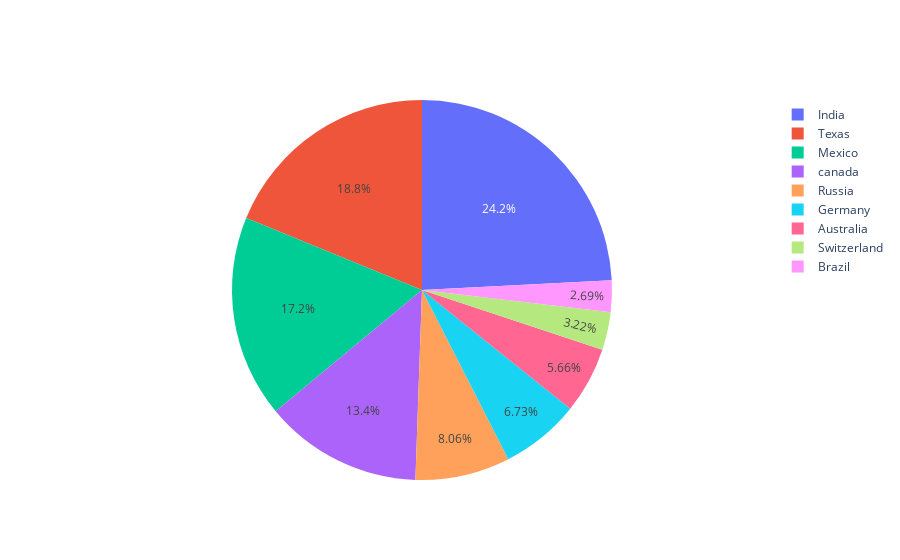

Here is the notebook cell this chart was saved with:
### Code cell
import numpy as np
import plotly
import plotly.graph_objects as go
import plotly.offline as pyo
from plotly.offline import init_notebook_mode
  
init_notebook_mode(connected = True) 
  
# different individual parts in 
# total chart
countries=['India', 'canada', 
           'Australia','Brazil',
           'Mexico','Russia',
           'Germany','Switzerland',
           'Texas'] 
  
# values corresponding to each 
# individual country present in
# countries
values = [4500, 2500, 1053, 500,
          3200, 1500, 1253, 600, 3500] 
  
# plotting pie chart
fig = go.Figure(data=[go.Pie(labels=countries,
                      values=values)])
  
fig.show()

### Figure 1 — Plotly figure (JSON) as saved in the notebook; plotly's stock layout.template omitted (floating-point values rounded to 4 significant figures)
{"data": [{"labels": ["India", "canada", "Australia", "Brazil", "Mexico", "Russia", "Germany", "Switzerland", "Texas"], "type": "pie", "values": [4500, 2500, 1053, 500, 3200, 1500, 1253, 600, 3500]}], "layout": {}}
